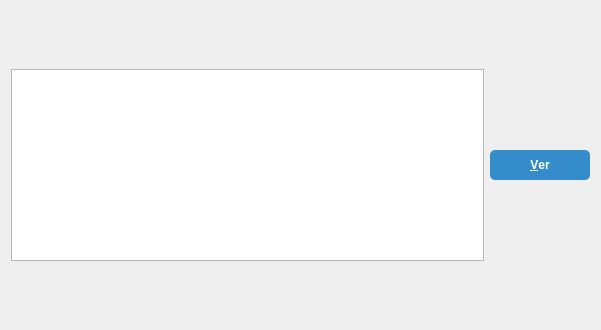
<?xml version="1.0" encoding="UTF-8"?>
<ui version="4.0">
 <class>FormCompararMNC</class>
 <widget class="QWidget" name="FormCompararMNC">
  <property name="windowModality">
   <enum>Qt::ApplicationModal</enum>
  </property>
  <property name="geometry">
   <rect>
    <x>0</x>
    <y>0</y>
    <width>601</width>
    <height>330</height>
   </rect>
  </property>
  <property name="windowTitle">
   <string>Comparar Resultados</string>
  </property>
  <layout class="QHBoxLayout" name="horizontalLayout">
   <item>
    <widget class="QListWidget" name="listMNC">
     <property name="sizePolicy">
      <sizepolicy hsizetype="Expanding" vsizetype="Maximum">
       <horstretch>0</horstretch>
       <verstretch>100</verstretch>
      </sizepolicy>
     </property>
     <property name="selectionMode">
      <enum>QAbstractItemView::ExtendedSelection</enum>
     </property>
    </widget>
   </item>
   <item>
    <widget class="QPushButton" name="verMNC">
     <property name="sizePolicy">
      <sizepolicy hsizetype="Minimum" vsizetype="Fixed">
       <horstretch>0</horstretch>
       <verstretch>0</verstretch>
      </sizepolicy>
     </property>
     <property name="minimumSize">
      <size>
       <width>100</width>
       <height>0</height>
      </size>
     </property>
     <property name="styleSheet">
      <string notr="true">background-color: #358ccb; color: #fff; font-weight: bold; height: 30px; border: none; border-radius: 5px; </string>
     </property>
     <property name="text">
      <string>&amp;Ver</string>
     </property>
    </widget>
   </item>
  </layout>
 </widget>
 <resources/>
 <connections/>
</ui>
